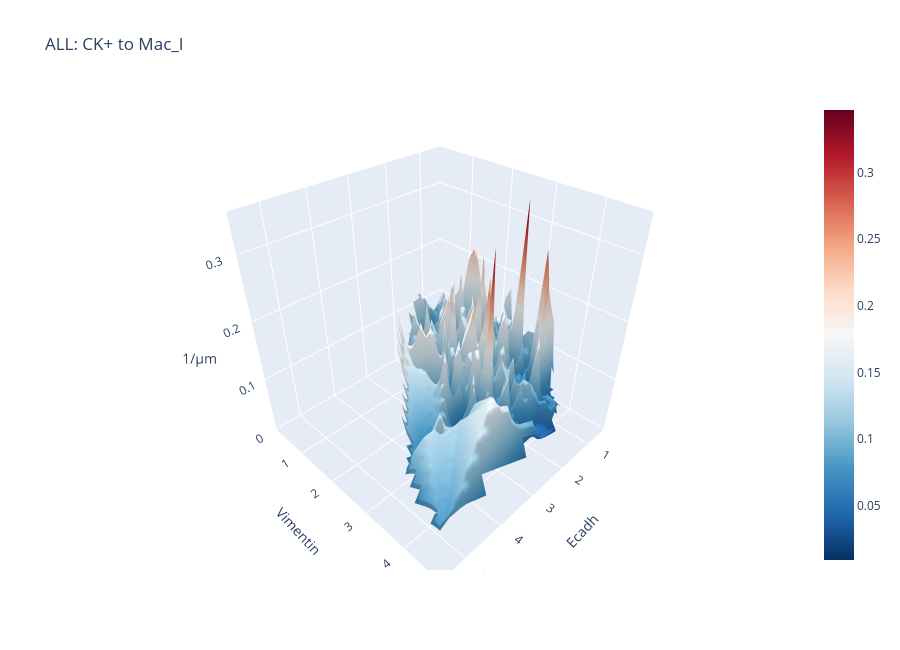

The notebook cell saved with this chart:
### Code cell
# 🖐️ INTERACTIF — surface 3D manipulable
SURF_GROUP = GROUPS[0]
SURF_MAC = MAC_TYPES[0] if MAC_TYPES else None
SURF_X, SURF_Y = PAIRS[0] if PAIRS else (None, None)
if SURF_MAC and SURF_X:
    _s = CK_CELLS[(CK_CELLS["group"] == SURF_GROUP) & CK_CELLS[MAC_CT[SURF_MAC]].notna()]
    XI, YI, ZI = akima_interp(_s[SURF_X], _s[SURF_Y], 1 / _s[MAC_CT[SURF_MAC]])
    figp = go.Figure(go.Surface(x=XI, y=YI, z=ZI, colorscale="RdBu_r"))
    figp.update_layout(title=f"{SURF_GROUP}: CK+ to {SURF_MAC}", height=650, scene=dict(xaxis_title=SURF_X, yaxis_title=SURF_Y, zaxis_title="1/µm"))
    figp.write_html(os.path.join(OUT_DIR, "Distance_3D_interactive.html")); figp.show()

### Figure 1 — Plotly figure (JSON) as saved in the notebook; plotly's stock layout.template omitted (floating-point values rounded to 4 significant figures; data arrays with more than 128 entries replaced by an {"elided": "..."} marker saying what was removed)
{"data": [{"colorscale": [[0, "rgb(5,48,97)"], [0.1, "rgb(33,102,172)"], [0.2, "rgb(67,147,195)"], [0.3, "rgb(146,197,222)"], [0.4, "rgb(209,229,240)"], [0.5, "rgb(247,247,247)"], [0.6, "rgb(253,219,199)"], [0.7, "rgb(244,165,130)"], [0.8, "rgb(214,96,77)"], [0.9, "rgb(178,24,43)"], [1, "rgb(103,0,31)"]], "type": "surface", "x": {"elided": "40x40 float values"}, "y": {"elided": "40x40 float values"}, "z": {"elided": "40x40 float values"}}], "layout": {"height": 650, "scene": {"xaxis": {"title": {"text": "Ecadh"}}, "yaxis": {"title": {"text": "Vimentin"}}, "zaxis": {"title": {"text": "1/µm"}}}, "title": {"text": "ALL: CK+ to Mac_I"}}}
